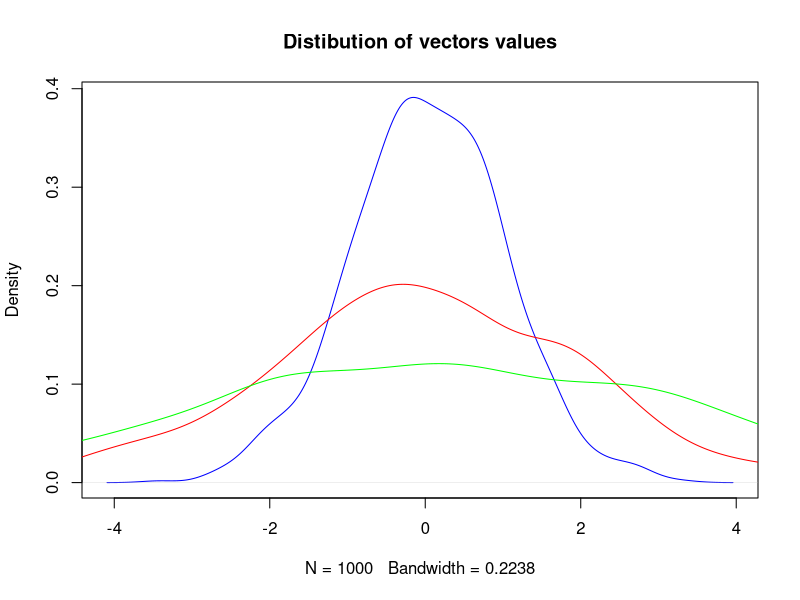
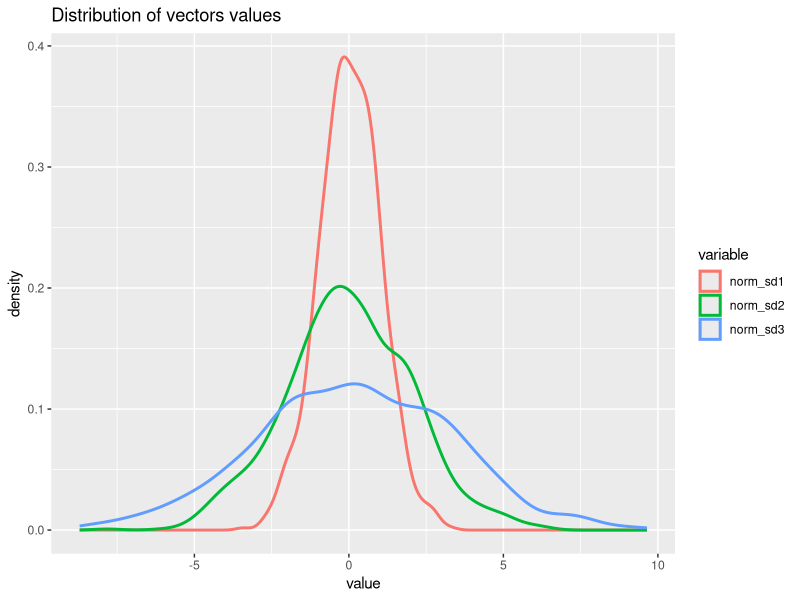
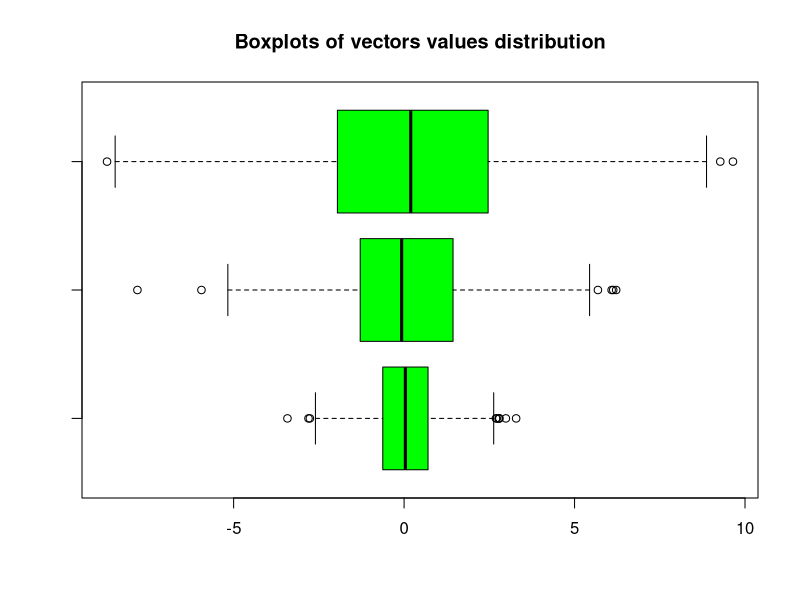
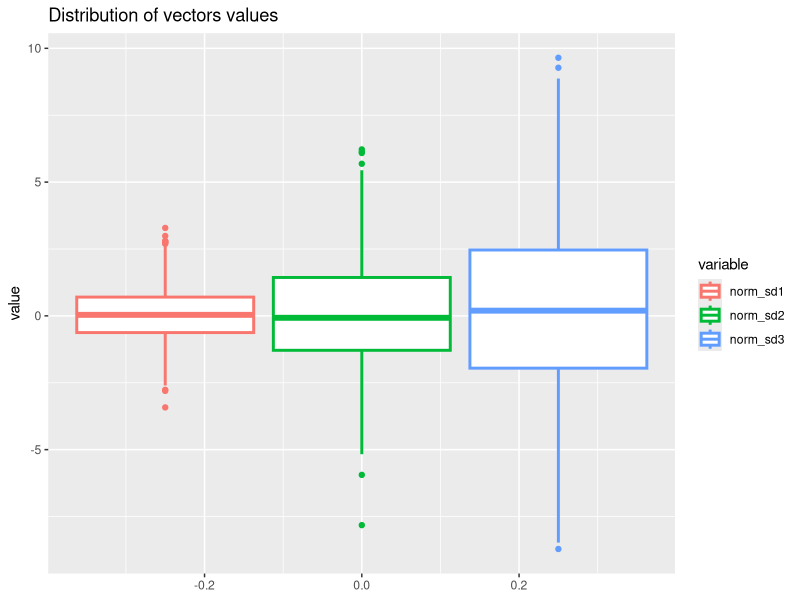

These charts were generated, in order, by the following R code:
library(tidyverse)
?rnorm

###Exc 1 - Normal distibution and variation measures calculation
norm_sd1 <- rnorm(1000,0,1)
norm_sd2 <- rnorm(1000,0,2)
norm_sd3 <- rnorm(1000,0,3)

#range,  coefficient of variation
range(norm_sd1)
range(norm_sd2)
range(norm_sd3)

#IQR
IQR(norm_sd1)
IQR(norm_sd2)
IQR(norm_sd3)

#variance
var(norm_sd1)
var(norm_sd2)
var(norm_sd3)

#standard deviation
sd(norm_sd1)
sd(norm_sd2)
sd(norm_sd3)

#coefficient of variation
coef <- function(x) {
  (sqrt((sum((x - mean(x))^2))/(length(x) - 1))/mean(x)) *100
}

coef(norm_sd1)
coef(norm_sd2)
coef(norm_sd3)

#line chart of vectors value distribution
#base plots
plot(density(norm_sd1), col = "blue", main = "Distibution of vectors values")
main = "Distibution of vectors values"
lines(density(norm_sd2), col = "red")
lines(density(norm_sd3), col = "green")

#ggplot
library("reshape2")
norm_sd_together <- data.frame(norm_sd1,norm_sd2,norm_sd3)
norm_sd_total <- melt(norm_sd_together)

ggplot(norm_sd_total, aes(x=value, colour=variable)) + geom_density(size = 1) +
  labs(title ="Distribution of vectors values")

#boxplot chart of vectors value distribution
# base plots
boxplot(norm_sd1,norm_sd2, norm_sd3, col = "green", horizontal = T, 
        main = "Boxplots of vectors values distribution")
#ggplot
ggplot(norm_sd_total, aes(y=value, colour=variable)) + geom_boxplot(size = 1) +
  labs(title ="Distribution of vectors values")

### Exc2 
